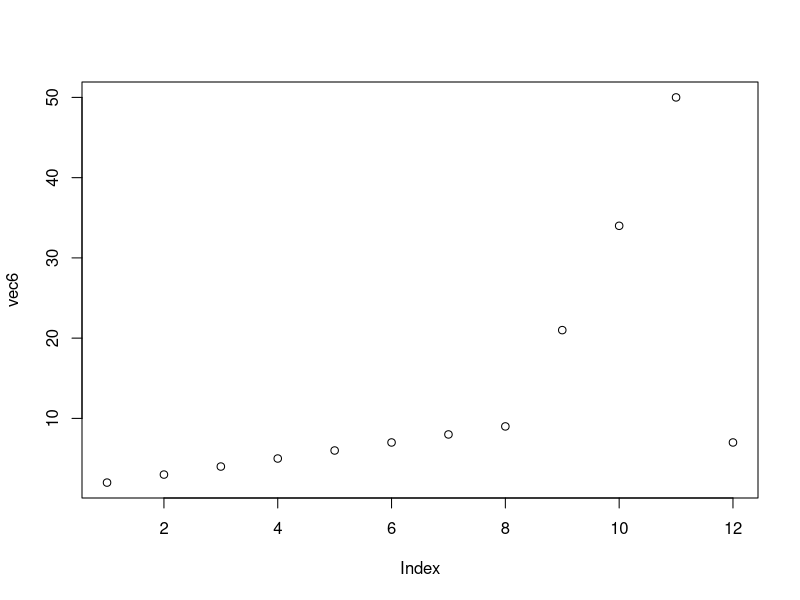

The R script that drew this image:
num1<-32
num1
class(num1)

num2<-45

result1<-num1+num2
print(result1)

num3 <-4.2
class(num3)

num4 <- as.integer(43)

var1 <- "HELLO"
class(var1)

logic1 <- TRUE
class(logic1)

num1 ^ 2
num1 /3
num1 %% 2
floor(num1/3)
round(num1/3)

string2 <- as.character(num1)
string2
ls()
length(string2)

vec1<-c(3,4,2,5,6,7,8)
vec1
length(vec1)
vec1 ^2
vec1 + 4
vec1 /3
vec1 %% 6

log1 <- log2(2)
log1

log2 <- log10(40)
log2

log1 + log2

vec2 <- c(4,5,6,7,8,20,7)
vec2
length(vec2)

result3 <- vec1 + vec2
print(result3)

result4 <- vec1 %% vec2
result4

var3 <- sqrt(44)
var3

var4 <- sqrt(16)
var4

result5 <- sqrt(var3) + sqrt(var4)
result5

var5 <- factorial(5)
var5

vec5 <- c(4,5,6,7,8,90,1,2,8)
vec5
length(vec5)

#longer ogject length is not a multiple of shorter object length
result6 <- vec1 + vec5 
result6


vec6 <- c(2,3,4,5,6,7,8,9,21,34,50,7)
vec6

vec7 <- c(5,6,7,8)
vec7

result7 <- vec6 + vec7
result7

length(vec6)

plot(vec6)

sample(10)

#By set.seed we can generate fix ramdom number....
set.seed(5) 
sample(10)
sample(10)

set.seed(5)
sample(10)

